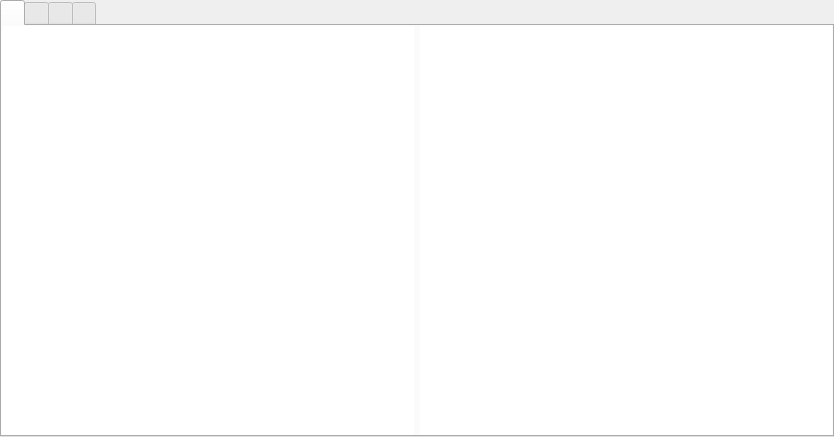
<?xml version="1.0" encoding="UTF-8"?>
<ui version="4.0">
 <class>RegistersView</class>
 <widget class="QWidget" name="RegistersView">
  <property name="geometry">
   <rect>
    <x>0</x>
    <y>0</y>
    <width>834</width>
    <height>437</height>
   </rect>
  </property>
  <layout class="QHBoxLayout" name="horizontalLayout_3">
   <property name="margin">
    <number>0</number>
   </property>
   <item>
    <widget class="QTabWidget" name="tabWidget">
     <property name="currentIndex">
      <number>0</number>
     </property>
     <widget class="QWidget" name="tab">
      <attribute name="title">
       <string/>
      </attribute>
      <layout class="QHBoxLayout" name="horizontalLayout_2">
       <property name="margin">
        <number>0</number>
       </property>
       <item>
        <widget class="QTableView" name="registers">
         <property name="sizePolicy">
          <sizepolicy hsizetype="Minimum" vsizetype="Expanding">
           <horstretch>0</horstretch>
           <verstretch>0</verstretch>
          </sizepolicy>
         </property>
         <property name="maximumSize">
          <size>
           <width>16777215</width>
           <height>16777215</height>
          </size>
         </property>
         <property name="baseSize">
          <size>
           <width>10</width>
           <height>0</height>
          </size>
         </property>
         <property name="frameShape">
          <enum>QFrame::NoFrame</enum>
         </property>
         <property name="horizontalScrollBarPolicy">
          <enum>Qt::ScrollBarAsNeeded</enum>
         </property>
         <property name="horizontalScrollMode">
          <enum>QAbstractItemView::ScrollPerPixel</enum>
         </property>
        </widget>
       </item>
       <item>
        <widget class="QTableView" name="flags">
         <property name="sizePolicy">
          <sizepolicy hsizetype="Minimum" vsizetype="Expanding">
           <horstretch>0</horstretch>
           <verstretch>0</verstretch>
          </sizepolicy>
         </property>
         <property name="maximumSize">
          <size>
           <width>16777215</width>
           <height>16777215</height>
          </size>
         </property>
         <property name="baseSize">
          <size>
           <width>10</width>
           <height>0</height>
          </size>
         </property>
         <property name="frameShape">
          <enum>QFrame::NoFrame</enum>
         </property>
         <property name="horizontalScrollBarPolicy">
          <enum>Qt::ScrollBarAsNeeded</enum>
         </property>
         <property name="horizontalScrollMode">
          <enum>QAbstractItemView::ScrollPerPixel</enum>
         </property>
        </widget>
       </item>
      </layout>
     </widget>
     <widget class="QWidget" name="tab_1">
      <attribute name="title">
       <string/>
      </attribute>
      <layout class="QHBoxLayout" name="horizontalLayout_5">
       <property name="margin">
        <number>0</number>
       </property>
       <item>
        <widget class="QTableView" name="table_1">
         <property name="sizePolicy">
          <sizepolicy hsizetype="Minimum" vsizetype="Expanding">
           <horstretch>0</horstretch>
           <verstretch>0</verstretch>
          </sizepolicy>
         </property>
         <property name="baseSize">
          <size>
           <width>10</width>
           <height>0</height>
          </size>
         </property>
         <property name="frameShape">
          <enum>QFrame::NoFrame</enum>
         </property>
         <property name="horizontalScrollBarPolicy">
          <enum>Qt::ScrollBarAsNeeded</enum>
         </property>
         <property name="horizontalScrollMode">
          <enum>QAbstractItemView::ScrollPerPixel</enum>
         </property>
        </widget>
       </item>
      </layout>
     </widget>
     <widget class="QWidget" name="tab_2">
      <attribute name="title">
       <string/>
      </attribute>
      <layout class="QHBoxLayout" name="horizontalLayout">
       <property name="margin">
        <number>0</number>
       </property>
       <item>
        <widget class="QTableView" name="table_2">
         <property name="sizePolicy">
          <sizepolicy hsizetype="Minimum" vsizetype="Expanding">
           <horstretch>0</horstretch>
           <verstretch>0</verstretch>
          </sizepolicy>
         </property>
         <property name="baseSize">
          <size>
           <width>10</width>
           <height>0</height>
          </size>
         </property>
         <property name="frameShape">
          <enum>QFrame::NoFrame</enum>
         </property>
         <property name="horizontalScrollBarPolicy">
          <enum>Qt::ScrollBarAsNeeded</enum>
         </property>
         <property name="horizontalScrollMode">
          <enum>QAbstractItemView::ScrollPerPixel</enum>
         </property>
        </widget>
       </item>
      </layout>
     </widget>
     <widget class="QWidget" name="tab_3">
      <attribute name="title">
       <string/>
      </attribute>
      <layout class="QHBoxLayout" name="horizontalLayout_8">
       <property name="margin">
        <number>0</number>
       </property>
       <item>
        <widget class="QTableView" name="table_3">
         <property name="sizePolicy">
          <sizepolicy hsizetype="Minimum" vsizetype="Expanding">
           <horstretch>0</horstretch>
           <verstretch>0</verstretch>
          </sizepolicy>
         </property>
         <property name="baseSize">
          <size>
           <width>10</width>
           <height>0</height>
          </size>
         </property>
         <property name="frameShape">
          <enum>QFrame::NoFrame</enum>
         </property>
         <property name="horizontalScrollBarPolicy">
          <enum>Qt::ScrollBarAsNeeded</enum>
         </property>
         <property name="horizontalScrollMode">
          <enum>QAbstractItemView::ScrollPerPixel</enum>
         </property>
        </widget>
       </item>
      </layout>
     </widget>
    </widget>
   </item>
  </layout>
 </widget>
 <resources/>
 <connections/>
</ui>
